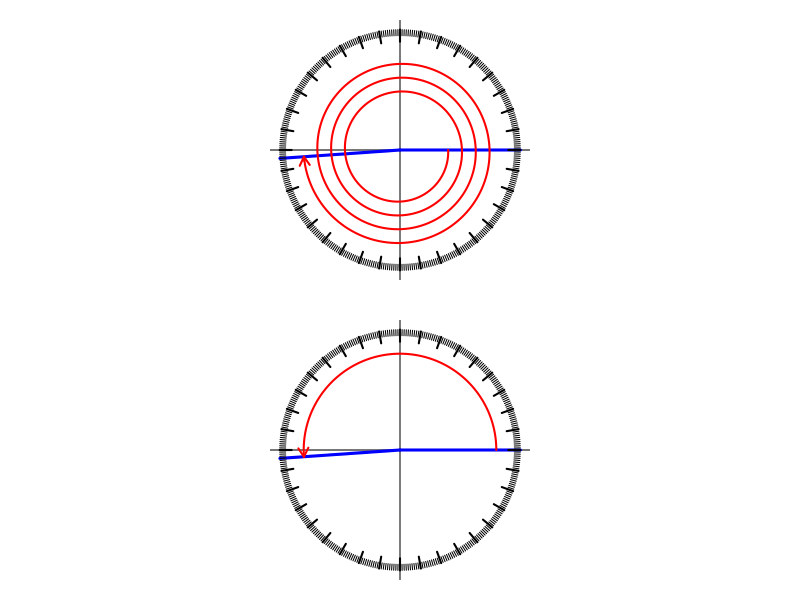

The R script that drew this image:
## ---- chunk 1
while(T){
  x = round(runif(1,380,360*4)*sample(c(-1,1),1))
  t = x
  if(abs(x)%%360>10 && abs(x)%%360<350){break}
}
s = ""
if(t<0){
  while(t<0){
    t = t+360
    wrd1 = "less than 0"
    wrd2 = "add"
    s = paste0(s,"$$",t-360,"+360=",t,"$$\n")
  }
} else {
  while(t>360){
    t = t-360
    wrd1 = "more than 360"
    wrd2 = "subtract"
    s = paste0(s,"$$",t+360,"-360=",t,"$$\n")
  }
}
t= round(t)
shuch = list(c(0,x/180*pi),c(0,t/180*pi))
## ---- chunk 2
par(mfrow = c(2, 1))
for(i in 1:length(shuch)){
  par(mar=c(1,1,1,1),pty="s")
  plot(0,0,type="n",ann=F,axes=F,xlim=c(-1,1),ylim=c(-1,1))
  abline(h=0)
  abline(v=0)
  a1 = shuch[[i]][1]
  a2 = shuch[[i]][2]
  lines(c(0,cos(a1)),c(0,sin(a1)),col="blue",lwd=3)
  lines(c(0,cos(a2)),c(0,sin(a2)),col="blue",lwd=3)
  len = 500
  th = seq(a1,a2,(a2-a1)/len)
  if(abs(a2-a1)>2*pi){
    r = seq(0.4,0.8,0.4/len)
  } else {
    r = 0.8
  }
  lines(r*cos(th),r*sin(th),lwd=2,col="red")
  arrows(0.8*cos(th[len]),0.8*sin(th[len]),0.8*cos(th[len+1]),0.8*sin(th[len+1]),lwd=2,col="red",length=0.1)
  for(theta in 1:360){
    thet = theta/180*pi
    if(theta%%10==0){
      lines(c(0.9*cos(thet),cos(thet)),c(0.9*sin(thet),sin(thet)),lwd=2)
    } else {
      lines(c(0.95*cos(thet),cos(thet)),c(0.95*sin(thet),sin(thet)))
    }
  }
}
